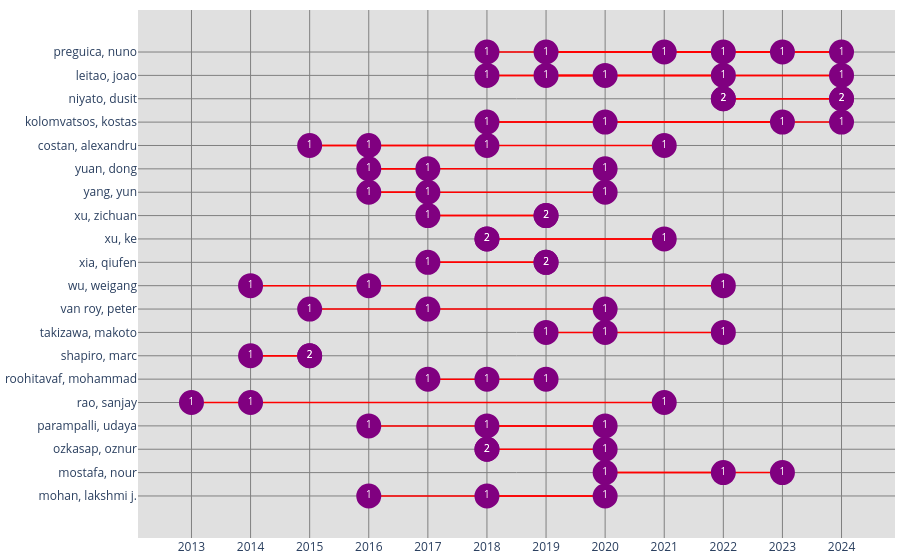

The code cell stored with this chart in its notebook:
### Code cell
bibfile.authors_productivity(view = 'notebook', topn = 20)

### Figure 1 — Plotly figure (JSON) as saved in the notebook; plotly's stock layout.template omitted (floating-point values rounded to 4 significant figures; data arrays with more than 128 entries replaced by an {"elided": "..."} marker saying what was removed)
{"data": [{"hoverinfo": "none", "line": {"color": "rgba(255, 0, 0, 1)", "dash": "solid", "width": 1.5}, "mode": "lines", "name": "", "textfont": {"color": "white", "size": 10}, "type": "scatter", "x": {"elided": "144 int values"}, "y": {"elided": "144 int values"}}, {"hoverinfo": "text", "hovertext": ["id: 153 (preguica, nuno, 2018)", "id: 171 (preguica, nuno, 2024)", "id: 192 (preguica, nuno, 2019)", "id: 289 (preguica, nuno, 2023)", "id: 320 (preguica, nuno, 2022)", "id: 395 (preguica, nuno, 2021)", "id: 56 (leitao, joao, 2020)", "id: 153 (leitao, joao, 2018)", "id: 171 (leitao, joao, 2024)", "id: 192 (leitao, joao, 2019)", "id: 320 (leitao, joao, 2022)", "id: 112 (niyato, dusit, 2024)<br>id: 462 (niyato, dusit, 2024)", "id: 351 (niyato, dusit, 2022)<br>id: 398 (niyato, dusit, 2022)", "id: 351 (niyato, dusit, 2022)<br>id: 398 (niyato, dusit, 2022)", "id: 112 (niyato, dusit, 2024)<br>id: 462 (niyato, dusit, 2024)", "id: 68 (kolomvatsos, kostas, 2020)", "id: 139 (kolomvatsos, kostas, 2023)", "id: 191 (kolomvatsos, kostas, 2018)", "id: 411 (kolomvatsos, kostas, 2024)", "id: 168 (costan, alexandru, 2018)", "id: 346 (costan, alexandru, 2015)", "id: 393 (costan, alexandru, 2016)", "id: 413 (costan, alexandru, 2021)", "id: 245 (yuan, dong, 2017)", "id: 282 (yuan, dong, 2016)", "id: 386 (yuan, dong, 2020)", "id: 245 (yang, yun, 2017)", "id: 282 (yang, yun, 2016)", "id: 386 (yang, yun, 2020)", "id: 156 (xu, zichuan, 2019)<br>id: 334 (xu, zichuan, 2019)", "id: 319 (xu, zichuan, 2017)", "id: 156 (xu, zichuan, 2019)<br>id: 334 (xu, zichuan, 2019)", "id: 100 (xu, ke, 2018)<br>id: 390 (xu, ke, 2018)", "id: 361 (xu, ke, 2021)", "id: 100 (xu, ke, 2018)<br>id: 390 (xu, ke, 2018)", "id: 156 (xia, qiufen, 2019)<br>id: 334 (xia, qiufen, 2019)", "id: 319 (xia, qiufen, 2017)", "id: 156 (xia, qiufen, 2019)<br>id: 334 (xia, qiufen, 2019)", "id: 173 (wu, weigang, 2014)", "id: 266 (wu, weigang, 2016)", "id: 302 (wu, weigang, 2022)", "id: 187 (van roy, peter, 2015)", "id: 217 (van roy, peter, 2017)", "id: 230 (van roy, peter, 2020)", "id: 4 (takizawa, makoto, 2019)", "id: 147 (takizawa, makoto, 2020)", "id: 402 (takizawa, makoto, 2022)", "id: 41 (shapiro, marc, 2015)<br>id: 412 (shapiro, marc, 2015)", "id: 257 (shapiro, marc, 2014)", "id: 41 (shapiro, marc, 2015)<br>id: 412 (shapiro, marc, 2015)", "id: 339 (roohitavaf, mohammad, 2019)", "id: 354 (roohitavaf, mohammad, 2018)", "id: 414 (roohitavaf, mohammad, 2017)", "id: 215 (rao, sanjay, 2021)", "id: 231 (rao, sanjay, 2014)", "id: 256 (rao, sanjay, 2013)", "id: 251 (parampalli, udaya, 2018)", "id: 305 (parampalli, udaya, 2020)", "id: 363 (parampalli, udaya, 2016)", "id: 52 (ozkasap, oznur, 2018)<br>id: 53 (ozkasap, oznur, 2018)", "id: 52 (ozkasap, oznur, 2018)<br>id: 53 (ozkasap, oznur, 2018)", "id: 294 (ozkasap, oznur, 2020)", "id: 43 (mostafa, nour, 2022)", "id: 48 (mostafa, nour, 2020)", "id: 84 (mostafa, nour, 2023)", "id: 251 (mohan, lakshmi j., 2018)", "id: 305 (mohan, lakshmi j., 2020)", "id: 363 (mohan, lakshmi j., 2016)"], "marker": {"color": "purple", "size": 25, "symbol": "circle-dot"}, "mode": "markers+text", "name": "", "opacity": 1, "text": ["1", "1", "1", "1", "1", "1", "1", "1", "1", "1", "1", "2", "2", "2", "2", "1", "1", "1", "1", "1", "1", "1", "1", "1", "1", "1", "1", "1", "1", "2", "1", "2", "2", "1", "2", "2", "1", "2", "1", "1", "1", "1", "1", "1", "1", "1", "1", "2", "1", "2", "1", "1", "1", "1", "1", "1", "1", "1", "1", "2", "2", "1", "1", "1", "1", "1", "1", "1"], "textfont": {"color": "white", "size": 10}, "type": "scatter", "x": [16, 22, 17, 21, 20, 19, 18, 16, 22, 17, 20, 22, 20, 20, 22, 18, 21, 16, 22, 16, 13, 14, 19, 15, 14, 18, 15, 14, 18, 17, 15, 17, 16, 19, 16, 17, 15, 17, 12, 14, 20, 13, 15, 18, 17, 18, 20, 13, 12, 13, 17, 16, 15, 19, 12, 11, 16, 18, 14, 16, 16, 18, 20, 18, 21, 16, 18, 14], "y": [0, 0, 0, 0, 0, 0, 1, 1, 1, 1, 1, 2, 2, 2, 2, 3, 3, 3, 3, 4, 4, 4, 4, 5, 5, 5, 6, 6, 6, 7, 7, 7, 8, 8, 8, 9, 9, 9, 10, 10, 10, 11, 11, 11, 12, 12, 12, 13, 13, 13, 14, 14, 14, 15, 15, 15, 16, 16, 16, 17, 17, 17, 18, 18, 18, 19, 19, 19]}], "layout": {"hovermode": "closest", "margin": {"b": 10, "l": 5, "r": 5, "t": 10}, "plot_bgcolor": "#e0e0e0", "showlegend": false, "xaxis": {"gridcolor": "grey", "showgrid": true, "showticklabels": true, "spikecolor": "blue", "spikedash": "solid", "spikethickness": 2, "tickmode": "array", "ticktext": [2002, 2003, 2004, 2005, 2006, 2007, 2008, 2009, 2010, 2011, 2012, 2013, 2014, 2015, 2016, 2017, 2018, 2019, 2020, 2021, 2022, 2023, 2024, 2025], "tickvals": [0, 1, 2, 3, 4, 5, 6, 7, 8, 9, 10, 11, 12, 13, 14, 15, 16, 17, 18, 19, 20, 21, 22, 23], "zeroline": false}, "yaxis": {"autorange": "reversed", "gridcolor": "grey", "showgrid": true, "showticklabels": true, "spikecolor": "blue", "spikedash": "solid", "spikethickness": 2, "tickmode": "array", "ticktext": ["preguica, nuno", "leitao, joao", "niyato, dusit", "kolomvatsos, kostas", "costan, alexandru", "yuan, dong", "yang, yun", "xu, zichuan", "xu, ke", "xia, qiufen", "wu, weigang", "van roy, peter", "takizawa, makoto", "shapiro, marc", "roohitavaf, mohammad", "rao, sanjay", "parampalli, udaya", "ozkasap, oznur", "mostafa, nour", "mohan, lakshmi j."], "tickvals": [0, 1, 2, 3, 4, 5, 6, 7, 8, 9, 10, 11, 12, 13, 14, 15, 16, 17, 18, 19], "zeroline": false}}}
